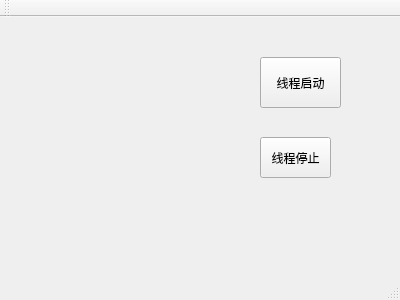
<?xml version="1.0" encoding="UTF-8"?>
<ui version="4.0">
 <class>MainWindow</class>
 <widget class="QMainWindow" name="MainWindow">
  <property name="geometry">
   <rect>
    <x>0</x>
    <y>0</y>
    <width>400</width>
    <height>300</height>
   </rect>
  </property>
  <property name="windowTitle">
   <string>MainWindow</string>
  </property>
  <widget class="QWidget" name="centralWidget">
   <widget class="QPushButton" name="startThreadBtn">
    <property name="geometry">
     <rect>
      <x>260</x>
      <y>40</y>
      <width>81</width>
      <height>51</height>
     </rect>
    </property>
    <property name="text">
     <string>线程启动</string>
    </property>
   </widget>
   <widget class="QPushButton" name="stopThreadBtn">
    <property name="geometry">
     <rect>
      <x>260</x>
      <y>120</y>
      <width>71</width>
      <height>41</height>
     </rect>
    </property>
    <property name="text">
     <string>线程停止</string>
    </property>
   </widget>
  </widget>
  <widget class="QMenuBar" name="menuBar">
   <property name="geometry">
    <rect>
     <x>0</x>
     <y>0</y>
     <width>400</width>
     <height>23</height>
    </rect>
   </property>
  </widget>
  <widget class="QToolBar" name="mainToolBar">
   <attribute name="toolBarArea">
    <enum>TopToolBarArea</enum>
   </attribute>
   <attribute name="toolBarBreak">
    <bool>false</bool>
   </attribute>
  </widget>
  <widget class="QStatusBar" name="statusBar"/>
 </widget>
 <layoutdefault spacing="6" margin="11"/>
 <resources/>
 <connections/>
</ui>
